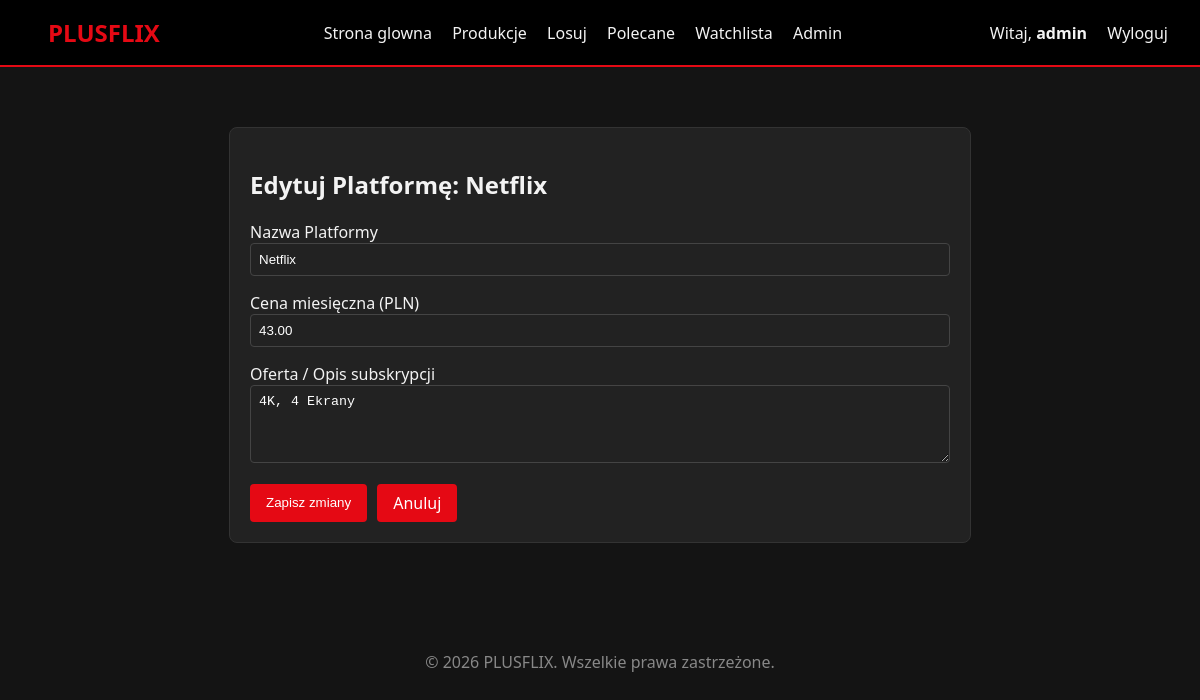
/public/pages/editPlatform/1 (signed in), run on the app's committed database.
### tables this page shows
CREATE TABLE IF NOT EXISTS streaming_platforms (
    id INT AUTO_INCREMENT PRIMARY KEY,
    name VARCHAR(100) NOT NULL,
    price DECIMAL(10,2),
    offer TEXT
    );

### core/Router.php (called while the page is built, shortened)
<?php
class Router {
    protected string $currentMethod = 'index';
    public function __construct() {
        $url = $this->getUrl();
        if ($url && strtolower($url[0]) === 'detail') {
            $this->currentController = 'App\\Controllers\\Pages';
            $this->currentMethod = 'detail';
            unset($url[0]);
        } elseif ($url && file_exists('../app/Controllers/' . ucwords($url[0]) . '.php')) {
            unset($url[0]);
        }
        $this->currentController = new $this->currentController;
        if (isset($url[1])) {
            if (method_exists($this->currentController, $url[1])) {
                $this->currentMethod = $url[1];
                unset($url[1]);
            }
        } else if (isset($url[0]) && method_exists($this->currentController, $url[0])) {
            $this->currentMethod = $url[0];
            unset($url[0]);
        }
        $this->params = $url ? array_values($url) : [];
        call_user_func_array([$this->currentController, $this->currentMethod], $this->params);
    }
    public function getUrl(): ?array {
        if (isset($_GET['url'])) {
            $url = rtrim($_GET['url'], '/');
            $url = filter_var($url, FILTER_SANITIZE_URL);
            return explode('/', $url);
        }
        return null;
    }
}

### public/index.php (called while the page is built, shortened)
<?php
spl_autoload_register(function($className) {
    $className = str_replace('\\', '/', $className);
    $file = '../' . $className . '.php';
});
$init = new Router();

### core/Database.php (called while the page is built, shortened)
<?php
class Database {
    private string $host = DB_HOST;
    private string $user = DB_USER;
    private string $pass = DB_PASS;
    private string $dbname = DB_NAME;
    private ?PDO $dbh = null;
    private $stmt;
    public function __construct() {
        $dsn = 'mysql:host=' . $this->host . ';dbname=' . $this->dbname;
        $options = [
            PDO::ATTR_PERSISTENT => true,
            PDO::ATTR_ERRMODE => PDO::ERRMODE_EXCEPTION,
            PDO::ATTR_DEFAULT_FETCH_MODE => PDO::FETCH_OBJ
        ];
        try {
            $this->dbh = new PDO($dsn, $this->user, $this->pass, $options);
        } catch (PDOException $e) {
            $this->error = $e->getMessage();
            echo "Błąd połączenia: " . $this->error;
        }
    }
    public function query(string $sql): void {
        $this->stmt = $this->dbh->prepare($sql);
    }
    public function bind($param, $value, $type = null): void {
        if (is_null($type)) {
            $type = match (true) {
                is_int($value) => PDO::PARAM_INT,
                is_bool($value) => PDO::PARAM_BOOL,
                is_null($value) => PDO::PARAM_NULL,
                default => PDO::PARAM_STR,
            };
        }
        $this->stmt->bindValue($param, $value, $type);
    }
    public function execute(): bool {
        return $this->stmt->execute();
    }
    public function single() {
        $this->execute();
        return $this->stmt->fetch();
    }
}

### app/Models/Streaming.php (called while the page is built, shortened)
<?php
class Streaming extends Model {
    public function getStreamingById($id) {
        $this->db->query("SELECT * FROM streaming_platforms WHERE id = :id");
        $this->db->bind(':id', $id);
        return $this->db->single();
    }
}

### core/Model.php (called while the page is built, shortened)
<?php
abstract class Model {
    public function __construct(Database $db) {
        $this->db = $db;
    }
}

### app/Views/pages/edit_platform.php (the view, shortened to what this page needs)
<div class="page-container">
    <div class="admin-section max-width-700 margin-auto">
        <h2>Edytuj Platformę: <?php echo $data['platform']->name; ?></h2>
        <form action="<?php echo URLROOT; ?>/pages/editPlatform/<?php echo $data['platform']->id; ?>" method="post">
            <div class="form-group">
                <label>Nazwa Platformy</label>
                <input type="text" name="name" value="<?php echo $data['platform']->name; ?>" class="form-control" required>
            </div>
            <div class="form-group">
                <label>Cena miesięczna (PLN)</label>
                <input type="number" step="0.01" name="price" value="<?php echo $data['platform']->price; ?>" class="form-control" required>
            </div>
            <div class="form-group">
                <label>Oferta / Opis subskrypcji</label>
                <textarea name="offer" rows="4" class="form-control"><?php echo $data['platform']->offer; ?></textarea>
            </div>
            <div class="flex-gap-10">
                <button type="submit" class="btn btn-primary">Zapisz zmiany</button>
                <a href="<?php echo URLROOT; ?>/pages/admin#streaming" class="btn btn-gray">Anuluj</a>
            </div>
        </form>
    </div>
</div>

### public/css/style.css (style rules this page uses)
:root { --primary: #e50914; --dark: #141414; --light: #f3f3f3; --grey: #333; }
body { font-family: 'Segoe UI', Tahoma, Geneva, Verdana, sans-serif; margin: 0; background-color: var(--dark); color: var(--light); }
.btn { background: var(--primary); color: white; padding: 0.5rem 1rem; border: none; border-radius: 4px; cursor: pointer; text-decoration: none; display: inline-block; }
form input, form select, form textarea { padding: 0.5rem; margin-bottom: 1rem; border-radius: 4px; border: 1px solid #444; background: #222; color: white; width: 100%; box-sizing: border-box; }
.page-container { max-width: 1200px; margin: 40px auto; padding: 20px; }

### public/css/admin.css (style rules this page uses)
.admin-section { margin-bottom: 60px; background: #222; padding: 20px; border-radius: 8px; border: 1px solid #333; }
.max-width-700 { max-width: 700px; }
.margin-auto { margin: 0 auto; }
.flex-gap-10 { display: flex; gap: 10px; }

### data on the page
streaming_platforms: name "Netflix", price "43.00", offer "4K, 4 Ekrany"

### other printed values
$_SESSION['username'] "admin"
